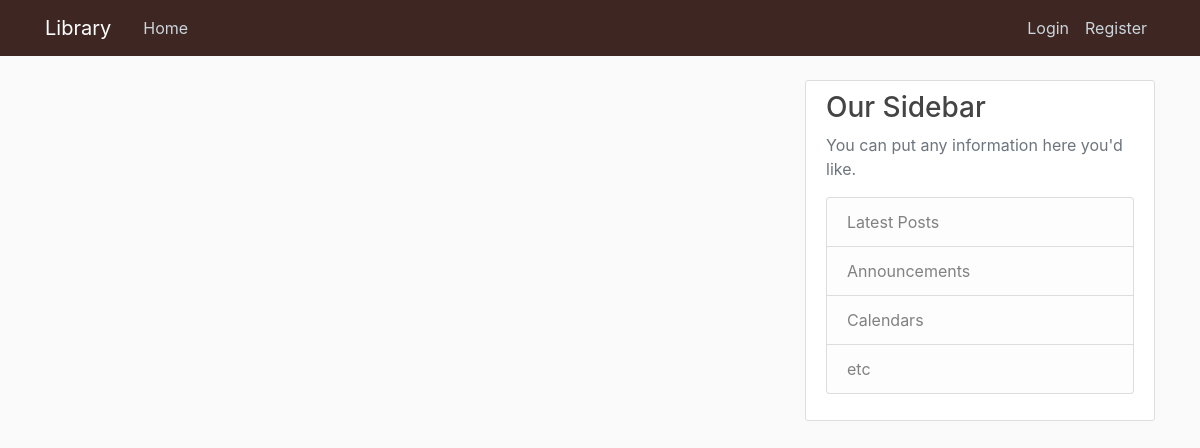
The app's page /author/Theodore_Dreiser/, older data.
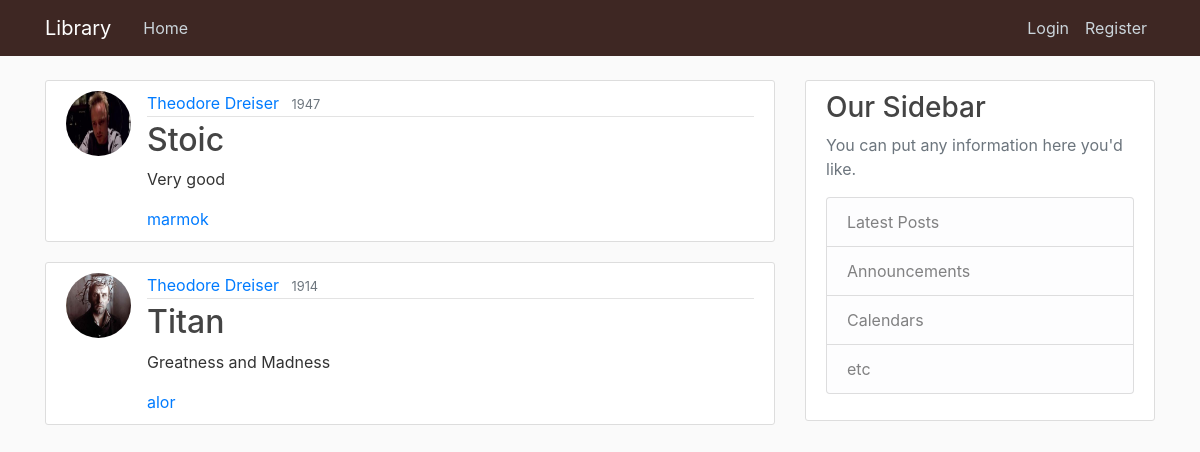
The same page, newer data.
### meh/models.py (models this page shows, shortened)
class Book(models.Model):
    title = models.CharField(max_length=100)
    author = models.CharField(max_length=100)
    year = models.CharField(max_length=7)
    about = models.TextField()
    username = models.ForeignKey(User, on_delete=models.CASCADE)
    author_url = models.CharField(max_length=100, blank=True, editable=False)

### users/models.py (models this page shows, shortened)
class Profile(models.Model):
    user = models.OneToOneField(User, on_delete=models.CASCADE)
    image = models.ImageField(default='default.jpg', upload_to="profile_pics")

### meh/views.py (the view)
# urls.py: path('author/<str:pk>/', AuthorListView.as_view(), name="author-detail"),
class AuthorListView(ListView):
    model = Book
    template_name = "meh/author_detail.html"
    def get_context_data(self, **kwargs):
        context = super().get_context_data(**kwargs)
        author_url = self.kwargs['pk']
        context['books'] = Book.objects.filter(author_url=author_url).order_by('-id')
        return context

### meh/templates/meh/author_detail.html (shortened to what this page needs)
{% extends "meh/base.html" %}
{% block content %}
    {% for book in books %}
        <article class="media content-section">
            <img class="rounded-circle article-img" src="{{ book.username.profile.image.url }}">
            <div class="media-body">
                <div class="article-metadata">
                    <a class="mr-2" href="{% url 'author-detail' book.author_url %}">{{ book.author }}</a>
                    <small class="text-muted">{{ book.year }}</small>
                </div>
                <h2><a class="article-title" href="{% url 'book-detail' book.id %}">{{ book.title }}</a></h2>
                <p class="article-content">{{ book.about }}</p>
                <a class="mr-2" href="{% url 'user-books' book.username %}">{{ book.username }}</a>
            </div>
        </article>
    {% endfor %}
{% endblock content %}

Row changes from the older to the newer data that the page shows:
added Book: username.profile.image (placeholder picture), author "Theodore Dreiser", year "1947", title "Stoic", about "Very good", username "marmok"
added Book: username.profile.image (picture), author "Theodore Dreiser", year "1914", title "Titan", about "Greatness and Madness", username "alor"
